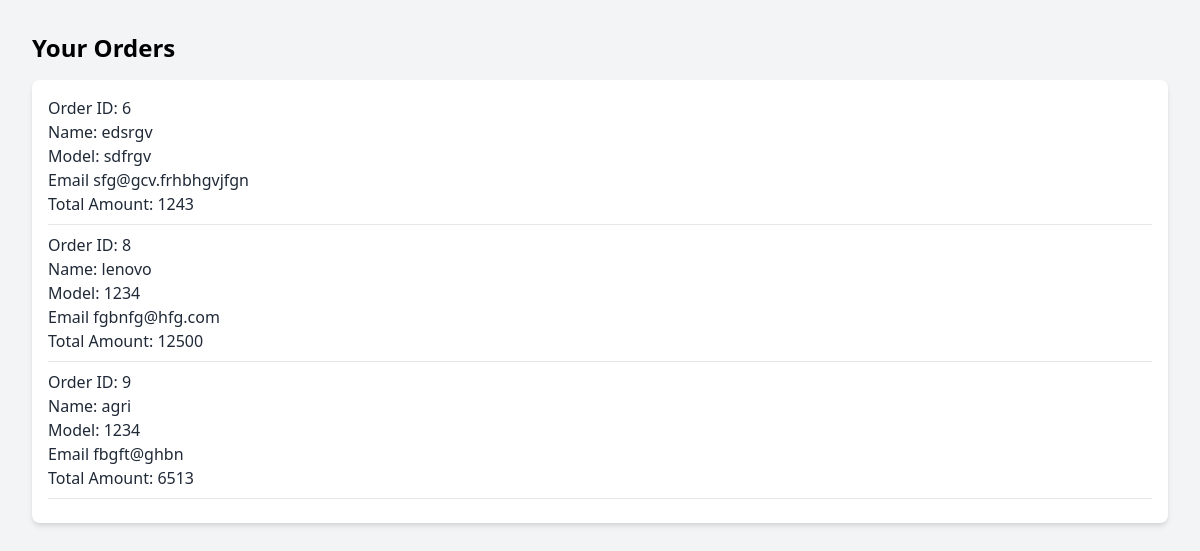
/ord/1, run on the app's committed database.
### app/models.py (models this page shows)
class order(models.Model):
    user = models.ForeignKey(User, on_delete=models.CASCADE)
    name = models.CharField(max_length  = 1000)
    model = models.CharField(max_length  = 1000)
    email = models.CharField(max_length  = 1000)
    discription = models.CharField(max_length  = 1000)

### app/views.py (the view)
# urls.py: path('ord/<int:id>',views.ord,name="ord"),
def ord(request , id = id):
    n = order.objects.filter(user__id = id )
    return render ( request , 'app/or.html' , {'n' : n})

### app/templates/app/or.html (shortened to what this page needs)
<!DOCTYPE html>
<html lang="en">
<head>
    <link rel="stylesheet" href="https://cdn.jsdelivr.net/npm/tailwindcss@2.2.19/dist/tailwind.min.css">
</head>
<body class="font-sans bg-gray-100">
    <div class="max-w-screen-xl mx-auto p-8">
        <h2 class="text-2xl font-semibold mb-4">Your Orders</h2>
        <div class="bg-white p-4 rounded-lg shadow-md">
            {% if n %}
                <ul>
                    {% for order_item in n %}
                        <li class="text-gray-800 mb-2">
                            Order ID: {{ order_item.id }}<br>
                            Name: {{ order_item.name }}<br>
                            Model: {{ order_item.model }}<br>
                            Email {{ order_item.email}}<br>
                            Total Amount: {{ order_item.discription }}<br>
                        </li>
                        <hr class="my-2">
                    {% endfor %}
                </ul>
            {% else %}
                <p class="text-gray-600">You have no orders.</p>
            {% endif %}
        </div>
    </div>
</body>
</html>

### data on the page
order: id "6", name "edsrgv", model "sdfrgv", email "sfg@gcv.frhbhgvjfgn", discription "1243"
order: id "8", name "lenovo", model "1234", email "fgbnfg@hfg.com", discription "12500"
order: id "9", name "agri", model "1234", email "fbgft@ghbn", discription "6513"
